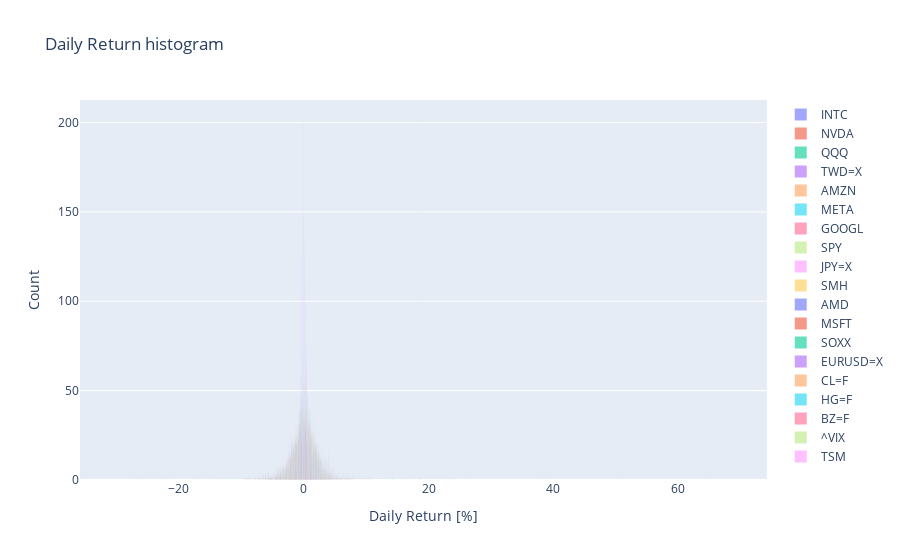

Write notebook code for a chart like this one.
### Markdown cell above
## 3.2. Histogramas
Haremos de daily_return, de rango, volúmenes y un log-return vs. normal gaussiana (opcional)

### Code cell
fig_hist_ret = go.Figure()

for name, df in dfs.items():
    fig_hist_ret.add_trace(
        go.Histogram(
            x=df['daily_return']*100, # convertimos a porcentaje
            name=name,
            opacity=0.6,
        )
    )

fig_hist_ret.update_layout(
    title='Daily Return histogram',
    xaxis_title='Daily Return [%]', 
    yaxis_title='Count')

fig_hist_ret.show()

### Figure 1 — Plotly figure (JSON) as saved in the notebook; plotly's stock layout.template omitted (floating-point values rounded to 4 significant figures; data arrays with more than 128 entries replaced by an {"elided": "..."} marker saying what was removed)
{"data": [{"name": "INTC", "opacity": 0.6, "type": "histogram", "x": {"elided": "749 float values"}}, {"name": "NVDA", "opacity": 0.6, "type": "histogram", "x": {"elided": "749 float values"}}, {"name": "QQQ", "opacity": 0.6, "type": "histogram", "x": {"elided": "749 float values"}}, {"name": "TWD=X", "opacity": 0.6, "type": "histogram", "x": {"elided": "778 float values"}}, {"name": "AMZN", "opacity": 0.6, "type": "histogram", "x": {"elided": "749 float values"}}, {"name": "META", "opacity": 0.6, "type": "histogram", "x": {"elided": "749 float values"}}, {"name": "GOOGL", "opacity": 0.6, "type": "histogram", "x": {"elided": "749 float values"}}, {"name": "SPY", "opacity": 0.6, "type": "histogram", "x": {"elided": "749 float values"}}, {"name": "JPY=X", "opacity": 0.6, "type": "histogram", "x": {"elided": "778 float values"}}, {"name": "SMH", "opacity": 0.6, "type": "histogram", "x": {"elided": "749 float values"}}, {"name": "AMD", "opacity": 0.6, "type": "histogram", "x": {"elided": "749 float values"}}, {"name": "MSFT", "opacity": 0.6, "type": "histogram", "x": {"elided": "749 float values"}}, {"name": "SOXX", "opacity": 0.6, "type": "histogram", "x": {"elided": "749 float values"}}, {"name": "EURUSD=X", "opacity": 0.6, "type": "histogram", "x": {"elided": "778 float values"}}, {"name": "CL=F", "opacity": 0.6, "type": "histogram", "x": {"elided": "751 float values"}}, {"name": "HG=F", "opacity": 0.6, "type": "histogram", "x": {"elided": "752 float values"}}, {"name": "BZ=F", "opacity": 0.6, "type": "histogram", "x": {"elided": "752 float values"}}, {"name": "^VIX", "opacity": 0.6, "type": "histogram", "x": {"elided": "749 float values"}}, {"name": "TSM", "opacity": 0.6, "type": "histogram", "x": {"elided": "749 float values"}}], "layout": {"title": {"text": "Daily Return histogram"}, "xaxis": {"title": {"text": "Daily Return [%]"}}, "yaxis": {"title": {"text": "Count"}}}}
